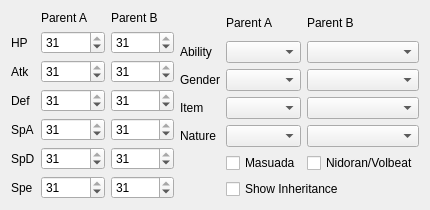
<?xml version="1.0" encoding="UTF-8"?>
<ui version="4.0">
 <class>EggSettings2</class>
 <widget class="QWidget" name="EggSettings2">
  <property name="geometry">
   <rect>
    <x>0</x>
    <y>0</y>
    <width>430</width>
    <height>207</height>
   </rect>
  </property>
  <property name="windowTitle">
   <string>Form</string>
  </property>
  <layout class="QHBoxLayout" name="horizontalLayout">
   <item>
    <layout class="QGridLayout" name="gridLayout_2">
     <item row="0" column="1">
      <widget class="QLabel" name="labelParentAIVs">
       <property name="text">
        <string>Parent A</string>
       </property>
      </widget>
     </item>
     <item row="0" column="2">
      <widget class="QLabel" name="labelParentBIVs">
       <property name="text">
        <string>Parent B</string>
       </property>
      </widget>
     </item>
     <item row="1" column="0">
      <widget class="QLabel" name="labelHP">
       <property name="sizePolicy">
        <sizepolicy hsizetype="Fixed" vsizetype="Preferred">
         <horstretch>0</horstretch>
         <verstretch>0</verstretch>
        </sizepolicy>
       </property>
       <property name="text">
        <string>HP</string>
       </property>
      </widget>
     </item>
     <item row="1" column="1">
      <widget class="QSpinBox" name="spinBoxParentAHP">
       <property name="maximum">
        <number>31</number>
       </property>
       <property name="value">
        <number>31</number>
       </property>
      </widget>
     </item>
     <item row="1" column="2">
      <widget class="QSpinBox" name="spinBoxParentBHP">
       <property name="maximum">
        <number>31</number>
       </property>
       <property name="value">
        <number>31</number>
       </property>
      </widget>
     </item>
     <item row="2" column="1">
      <widget class="QSpinBox" name="spinBoxParentAAtk">
       <property name="maximum">
        <number>31</number>
       </property>
       <property name="value">
        <number>31</number>
       </property>
      </widget>
     </item>
     <item row="2" column="2">
      <widget class="QSpinBox" name="spinBoxParentBAtk">
       <property name="maximum">
        <number>31</number>
       </property>
       <property name="value">
        <number>31</number>
       </property>
      </widget>
     </item>
     <item row="3" column="1" rowspan="2">
      <widget class="QSpinBox" name="spinBoxParentADef">
       <property name="maximum">
        <number>31</number>
       </property>
       <property name="value">
        <number>31</number>
       </property>
      </widget>
     </item>
     <item row="3" column="2" rowspan="2">
      <widget class="QSpinBox" name="spinBoxParentBDef">
       <property name="maximum">
        <number>31</number>
       </property>
       <property name="value">
        <number>31</number>
       </property>
      </widget>
     </item>
     <item row="5" column="0">
      <widget class="QLabel" name="labelSpA">
       <property name="sizePolicy">
        <sizepolicy hsizetype="Fixed" vsizetype="Preferred">
         <horstretch>0</horstretch>
         <verstretch>0</verstretch>
        </sizepolicy>
       </property>
       <property name="text">
        <string>SpA</string>
       </property>
      </widget>
     </item>
     <item row="5" column="1">
      <widget class="QSpinBox" name="spinBoxParentASpA">
       <property name="maximum">
        <number>31</number>
       </property>
       <property name="value">
        <number>31</number>
       </property>
      </widget>
     </item>
     <item row="5" column="2">
      <widget class="QSpinBox" name="spinBoxParentBSpA">
       <property name="maximum">
        <number>31</number>
       </property>
       <property name="value">
        <number>31</number>
       </property>
      </widget>
     </item>
     <item row="6" column="0">
      <widget class="QLabel" name="labelSpD">
       <property name="sizePolicy">
        <sizepolicy hsizetype="Fixed" vsizetype="Preferred">
         <horstretch>0</horstretch>
         <verstretch>0</verstretch>
        </sizepolicy>
       </property>
       <property name="text">
        <string>SpD</string>
       </property>
      </widget>
     </item>
     <item row="6" column="1">
      <widget class="QSpinBox" name="spinBoxParentASpD">
       <property name="maximum">
        <number>31</number>
       </property>
       <property name="value">
        <number>31</number>
       </property>
      </widget>
     </item>
     <item row="6" column="2">
      <widget class="QSpinBox" name="spinBoxParentBSpD">
       <property name="maximum">
        <number>31</number>
       </property>
       <property name="value">
        <number>31</number>
       </property>
      </widget>
     </item>
     <item row="7" column="0">
      <widget class="QLabel" name="labelSpe">
       <property name="sizePolicy">
        <sizepolicy hsizetype="Fixed" vsizetype="Preferred">
         <horstretch>0</horstretch>
         <verstretch>0</verstretch>
        </sizepolicy>
       </property>
       <property name="text">
        <string>Spe</string>
       </property>
      </widget>
     </item>
     <item row="7" column="1">
      <widget class="QSpinBox" name="spinBoxParentASpe">
       <property name="maximum">
        <number>31</number>
       </property>
       <property name="value">
        <number>31</number>
       </property>
      </widget>
     </item>
     <item row="7" column="2">
      <widget class="QSpinBox" name="spinBoxParentBSpe">
       <property name="maximum">
        <number>31</number>
       </property>
       <property name="value">
        <number>31</number>
       </property>
      </widget>
     </item>
     <item row="2" column="0">
      <widget class="QLabel" name="labelAtk">
       <property name="sizePolicy">
        <sizepolicy hsizetype="Fixed" vsizetype="Preferred">
         <horstretch>0</horstretch>
         <verstretch>0</verstretch>
        </sizepolicy>
       </property>
       <property name="text">
        <string>Atk</string>
       </property>
      </widget>
     </item>
     <item row="3" column="0" rowspan="2">
      <widget class="QLabel" name="labelDef">
       <property name="sizePolicy">
        <sizepolicy hsizetype="Fixed" vsizetype="Preferred">
         <horstretch>0</horstretch>
         <verstretch>0</verstretch>
        </sizepolicy>
       </property>
       <property name="text">
        <string>Def</string>
       </property>
      </widget>
     </item>
    </layout>
   </item>
   <item>
    <layout class="QGridLayout" name="gridLayout">
     <item row="0" column="1">
      <widget class="QLabel" name="labelParentA">
       <property name="text">
        <string>Parent A</string>
       </property>
      </widget>
     </item>
     <item row="0" column="2">
      <widget class="QLabel" name="labelParentB">
       <property name="text">
        <string>Parent B</string>
       </property>
      </widget>
     </item>
     <item row="1" column="0">
      <widget class="QLabel" name="labelAbility">
       <property name="sizePolicy">
        <sizepolicy hsizetype="Fixed" vsizetype="Preferred">
         <horstretch>0</horstretch>
         <verstretch>0</verstretch>
        </sizepolicy>
       </property>
       <property name="text">
        <string>Ability</string>
       </property>
      </widget>
     </item>
     <item row="1" column="1">
      <widget class="QComboBox" name="comboBoxParentAAbility"/>
     </item>
     <item row="1" column="2">
      <widget class="QComboBox" name="comboBoxParentBAbility"/>
     </item>
     <item row="2" column="0">
      <widget class="QLabel" name="labelGender">
       <property name="sizePolicy">
        <sizepolicy hsizetype="Fixed" vsizetype="Preferred">
         <horstretch>0</horstretch>
         <verstretch>0</verstretch>
        </sizepolicy>
       </property>
       <property name="text">
        <string>Gender</string>
       </property>
      </widget>
     </item>
     <item row="2" column="1">
      <widget class="QComboBox" name="comboBoxParentAGender"/>
     </item>
     <item row="2" column="2">
      <widget class="QComboBox" name="comboBoxParentBGender"/>
     </item>
     <item row="3" column="0">
      <widget class="QLabel" name="labelItem">
       <property name="sizePolicy">
        <sizepolicy hsizetype="Fixed" vsizetype="Preferred">
         <horstretch>0</horstretch>
         <verstretch>0</verstretch>
        </sizepolicy>
       </property>
       <property name="text">
        <string>Item</string>
       </property>
      </widget>
     </item>
     <item row="3" column="1">
      <widget class="QComboBox" name="comboBoxParentAItem"/>
     </item>
     <item row="3" column="2">
      <widget class="QComboBox" name="comboBoxParentBItem"/>
     </item>
     <item row="4" column="0">
      <widget class="QLabel" name="labelNature">
       <property name="sizePolicy">
        <sizepolicy hsizetype="Fixed" vsizetype="Preferred">
         <horstretch>0</horstretch>
         <verstretch>0</verstretch>
        </sizepolicy>
       </property>
       <property name="text">
        <string>Nature</string>
       </property>
      </widget>
     </item>
     <item row="4" column="1">
      <widget class="QComboBox" name="comboBoxParentANature"/>
     </item>
     <item row="4" column="2">
      <widget class="QComboBox" name="comboBoxParentBNature"/>
     </item>
     <item row="5" column="1">
      <widget class="QCheckBox" name="checkBoxMasuada">
       <property name="text">
        <string>Masuada</string>
       </property>
      </widget>
     </item>
     <item row="5" column="2">
      <widget class="QCheckBox" name="checkBoxNidoranVolbeat">
       <property name="text">
        <string>Nidoran/Volbeat</string>
       </property>
      </widget>
     </item>
     <item row="6" column="1" colspan="2">
      <widget class="QCheckBox" name="checkBoxShowInheritance">
       <property name="text">
        <string>Show Inheritance</string>
       </property>
      </widget>
     </item>
    </layout>
   </item>
  </layout>
 </widget>
 <tabstops>
  <tabstop>spinBoxParentAHP</tabstop>
  <tabstop>spinBoxParentAAtk</tabstop>
  <tabstop>spinBoxParentADef</tabstop>
  <tabstop>spinBoxParentASpA</tabstop>
  <tabstop>spinBoxParentASpD</tabstop>
  <tabstop>spinBoxParentASpe</tabstop>
  <tabstop>spinBoxParentBHP</tabstop>
  <tabstop>spinBoxParentBAtk</tabstop>
  <tabstop>spinBoxParentBDef</tabstop>
  <tabstop>spinBoxParentBSpA</tabstop>
  <tabstop>spinBoxParentBSpD</tabstop>
  <tabstop>spinBoxParentBSpe</tabstop>
  <tabstop>comboBoxParentAAbility</tabstop>
  <tabstop>comboBoxParentAGender</tabstop>
  <tabstop>comboBoxParentAItem</tabstop>
  <tabstop>comboBoxParentANature</tabstop>
  <tabstop>comboBoxParentBAbility</tabstop>
  <tabstop>comboBoxParentBGender</tabstop>
  <tabstop>comboBoxParentBItem</tabstop>
  <tabstop>comboBoxParentBNature</tabstop>
  <tabstop>checkBoxMasuada</tabstop>
  <tabstop>checkBoxNidoranVolbeat</tabstop>
 </tabstops>
 <resources/>
 <connections/>
</ui>
